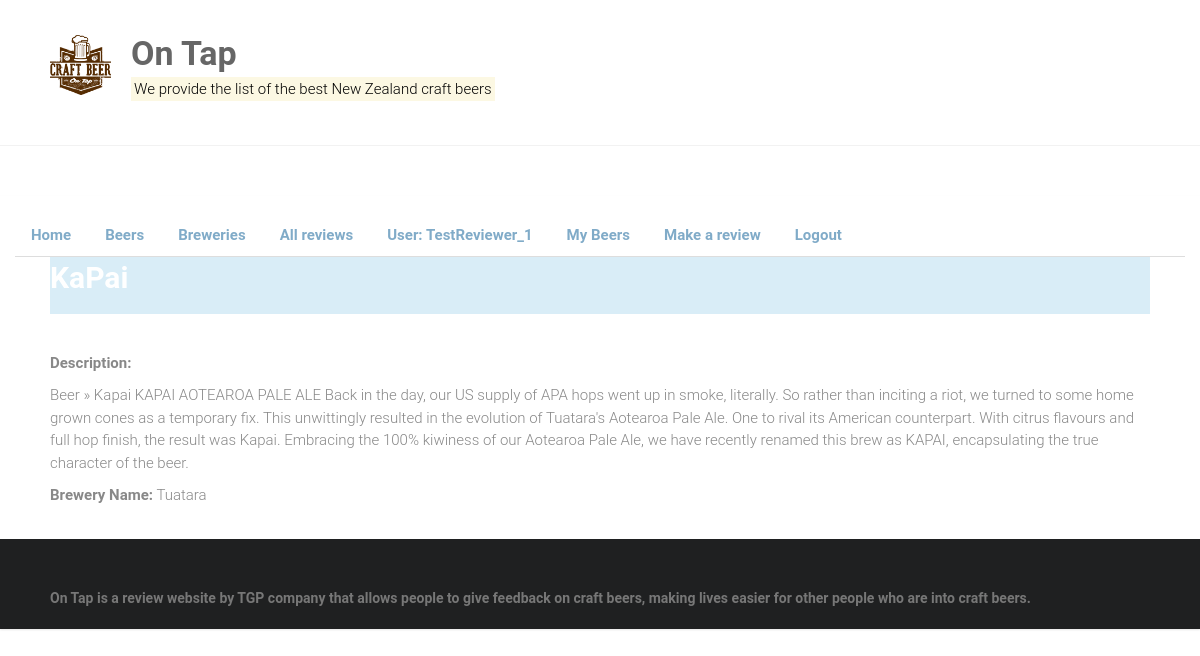
Page /home/beer/3 (signed in) on the committed database.
### home/models.py (models this page shows, shortened)
class Beer(models.Model):
	beer_name = models.CharField(max_length=150)
	brewery_name = models.CharField(max_length=150)
	description = models.TextField()
	Reviewer = models.ForeignKey('Reviewer', on_delete=models.SET_NULL, null=True)

### home/views.py (the view)
# urls.py: path('beer/<int:pk>', views.BeerDetailView.as_view(), name='beer-detail'),
class BeerDetailView(LoginRequiredMixin, generic.DetailView):
    model = Beer

### home/templates/home/beer_detail.html
{% extends "base.html" %}
{% block content %}
<head>
<link rel="stylesheet" href="//maxcdn.bootstrapcdn.com/bootstrap/3.2.0/css/bootstrap-theme.min.css">
</head>
<div>
<div class="p-3 mb-2 bg-info text-white"><h1><strong>{{beer.beer_name|capfirst}}</h1></div>
  <h1><strong> </h1>
  <br>
  <p><b>Description:</b></p><p> {{ beer.description}} </p>
  <p><b>Brewery Name:</b> {{ beer.brewery_name}} </p>
  <br>
</div>
{% endblock %}

### home/templates/base.html (shortened to what this page needs)
{% load static %}
<html lang="en-US">
    <head>
        <link rel="stylesheet" href="https://maxcdn.bootstrapcdn.com/bootstrap/3.3.7/css/bootstrap.min.css">
        {% load static %}
        <link rel="stylesheet" id="ample-style-css" href="{% static 'style.css' %}" type="text/css" media="all">
        <header>
            <div class="header">
                <div class="main-head-wrap inner-wrap clearfix">
                    <div id="header-logo-image">
                      <img src="{% static 'images/logo3.png' %}" alt="On Tap">
                    </div>
                    <div id="header-text" class="">
                        <h1 id="site-title">
                            <a href="/" title="On Tap" rel="home"><strong>On Tap</a>
                        </h1>
                        <p><mark>We provide the list of the best New Zealand craft beers</p></mark>
                    </div>
                </div>
            </div>
        </header>
    </head>
    <body class="wide">
	  <div class="container-fluid">
        <div class="row">
            <div class="col-sm-12">
              {% block sidebar %}
              <ul class="nav nav-tabs">
                <br><br><br>
				<li class="nav-item">
					<a class="nav-link active" href="{% url 'home' %}">Home</a>
				</li>
				<li class="nav-item">
					<a class="nav-link" href="{% url 'beers' %}">Beers</a>
				</li>
				<li class="nav-item">
					<a class="nav-link" href="{% url 'reviewers' %}">Breweries</a>
				</li>
				<li class="nav-item">
					<a class="nav-link" href="{% url 'all-reviews'%}">All reviews</a>
				</li>
   {% if user.is_authenticated %}
	 <li class="nav-item">
		<a class="nav-link">User: {{ user.get_username }}</a>
	 </li>
	 <li class="nav-item">
		<a class="nav-link" href="{% url 'my-reviewer' %}">My Beers</a>
	 </li>
	 <li class="nav-item">
		<a class="nav-link" href="http://127.0.0.1:8000/admin/home/beerinstance/add/">Make a review</a>
	 </li>
     <li class="nav-item">
		<a class="nav-link" href="{% url 'logout'%}?next={{request.path}}">Logout</a>
	 </li>
   {% else %}
     <li class="nav-item">
		<a class="nav-link" href="{% url 'login'%}?next={{request.path}}">Login</a>
	 </li>
   {% endif %}
    </ul>
              {% endblock %}
            </div>
        <div id="page" class="hfeed site">
            <div class="main-wrapper">
                <div class="single-page clearfix">
                    <div class="inner-wrap">
                        <div>
                          {% block content %}
                          {% endblock %}
                        </div>
                    </div>
                </div>
            </div>
            <footer id="colophon">
                <div class="inner-wrap">
                   On Tap is a review website by TGP company that allows people to give feedback on craft beers, making lives easier for other people who are into craft beers.
                </div>
            </footer>
        </div>
      </div>
    </div>
    </body>
</html>

### static/style.css (style rules this page uses)
html, body, div, span, applet, object, iframe, h1, h2, h3, h4, h5, h6, p, blockquote, pre, a, abbr, acronym, address, big, cite, code, del, dfn, em, font, ins, kbd, q, s, samp, small, strike, strong, sub, sup, tt, var, dl, dt, dd, ol, ul, li, fieldset, form, label, legend, table, caption, tbody, tfoot, thead, tr, th, td { border: 0; font: inherit; font-size: 100%; font-style: inherit; font-weight: inherit; margin: 0; outline: 0; padding: 0; vertical-align: baseline; }
html { overflow-y: scroll; -webkit-text-size-adjust: 100%; -ms-text-size-adjust: 100%; }
article, aside, details, figcaption, figure, footer, header, main, nav, section { display: block; }
h1, h2, h3, h4, h5, h6 { color: #ffffff; line-height: 1.4; padding-bottom: 15px; font-weight: normal; }
h1 { font-size: 30px; }
body, button, input, select, textarea { color: #888888; font-size: 15px; line-height: 1.5; font-family: 'Roboto', sans-serif; font-weight: 300; }
p { color: #888888; font-size: 15px; line-height: 1.5; margin-bottom: 15px; font-weight: 300; }
ul, ol { list-style: none; }
body { background:cccc99; }
strong { font-weight: bold; }
a { color: #80abc8; text-decoration: none; -webkit-transition: 0.25s ease-in-out; -moz-transition: 0.25s ease-in-out; transition: 0.25s ease-in-out; -ms-transition: 0.25s ease-in-out; -o-transition: 0.25s ease-in-out; }
img { max-width: 100%; height: auto; vertical-align: top; margin-bottom: 18px; }
.clearfix:after { visibility: hidden; display: block; font-size: 0; content: " "; clear: both; height: 0; }
.clearfix { display: inline-block; }
.clearfix { display: block; }
body { padding-top: 30px; padding-bottom: 30px; }
body.wide { padding-top: 0; padding-bottom: 0; }
#page { background-color: #ffffff; margin: 0 auto; max-width: 1180px; box-shadow: 0 1px 2px 0 rgba(0, 0, 0, 0.1); }
.wide #page { max-width: 100%; }
.inner-wrap { max-width: 1100px; margin: 0 auto; }
.main-head-wrap { padding: 30px 0; }
.header { border-bottom: 1px solid #f2f2f2; }
#header-logo-image { float: left; padding: 5px 20px 5px 0; max-width: 100%; }
#header-logo-image img { margin-bottom: 0px; max-height: 60px; height: auto; width: auto; }
#header-text { float: left; padding-right: 20px; }
#site-title { padding-bottom: 0; }
#site-title a { color: #666666; font-size: 34px; }
.single-page { margin-top: 50px; }
.single-page p { margin-bottom: 10px; }
#colophon { font-size: 14px; clear: both; color: #777; background-color: #1f2021; overflow: hidden; padding: 50px 0 20px; }
#colophon, #colophon p { font-size: 14px; line-height: 1.4; }

### rows in the picture
Beer: beer_name "KaPai", description "Beer » Kapai KAPAI AOTEAROA PALE ALE Back in the day, our US supply of APA hops went up in smoke, literally. So rather than inciting a riot, we turned to some home grown cones as a temporary fix. This unwittingly resulted in the evolution of Tuatara's Aotearoa Pale Ale. One to rival its American counterpart. With citrus flavours and full hop finish, the result was Kapai. Embracing the 100% kiwiness of our Aotearoa Pale Ale, we have recently renamed this brew as KAPAI, encapsulating the true character of the beer.", brewery_name "Tuatara"

### other values in the picture
{{ user.get_username }} "TestReviewer_1"
